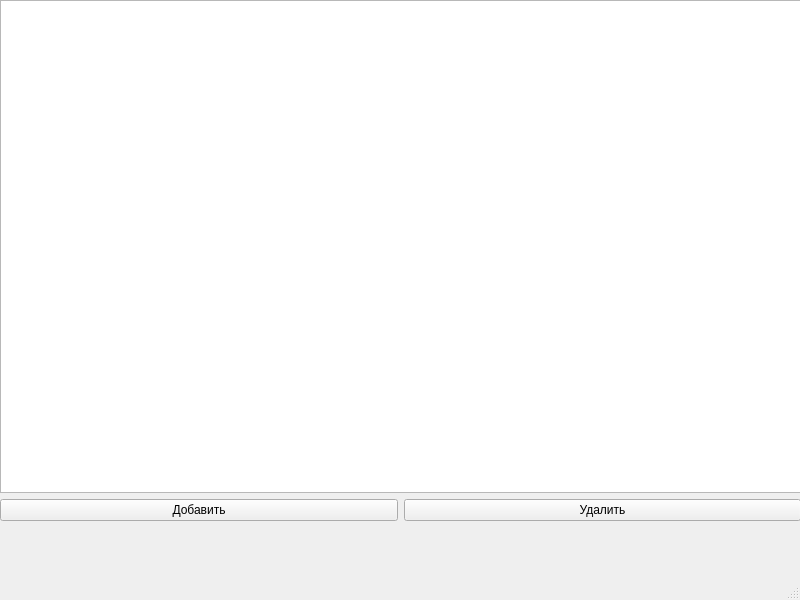
<?xml version="1.0" encoding="UTF-8"?>
<ui version="4.0">
 <class>MainWindow</class>
 <widget class="QMainWindow" name="MainWindow">
  <property name="geometry">
   <rect>
    <x>0</x>
    <y>0</y>
    <width>800</width>
    <height>600</height>
   </rect>
  </property>
  <property name="windowTitle">
   <string>MainWindow</string>
  </property>
  <widget class="QWidget" name="centralwidget">
   <widget class="QWidget" name="">
    <property name="geometry">
     <rect>
      <x>0</x>
      <y>0</y>
      <width>801</width>
      <height>521</height>
     </rect>
    </property>
    <layout class="QGridLayout" name="gridLayout">
     <item row="0" column="0" colspan="2">
      <widget class="QTableView" name="tableView"/>
     </item>
     <item row="1" column="0">
      <widget class="QPushButton" name="pushButton">
       <property name="text">
        <string>Добавить</string>
       </property>
      </widget>
     </item>
     <item row="1" column="1">
      <widget class="QPushButton" name="pushButton_2">
       <property name="text">
        <string>Удалить</string>
       </property>
      </widget>
     </item>
    </layout>
   </widget>
  </widget>
  <widget class="QMenuBar" name="menubar">
   <property name="geometry">
    <rect>
     <x>0</x>
     <y>0</y>
     <width>800</width>
     <height>26</height>
    </rect>
   </property>
  </widget>
  <widget class="QStatusBar" name="statusbar"/>
 </widget>
 <resources/>
 <connections/>
</ui>
